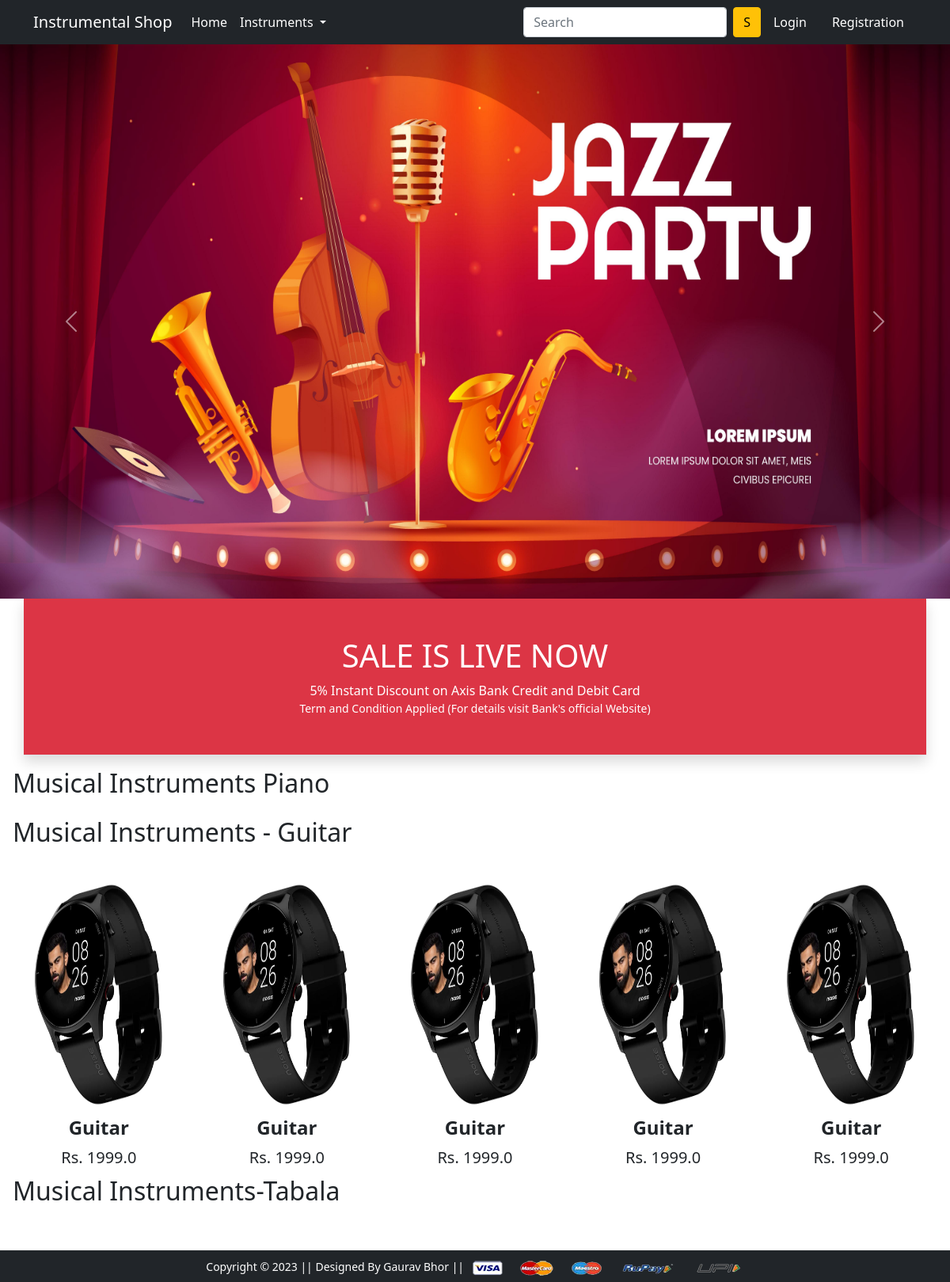
The page / on the database its author committed.
### app/models.py (models this page shows, shortened)
class Product(models.Model):
 title = models.CharField(max_length=100)
 selling_price = models.FloatField()
 discounted_price = models.FloatField()
 description = models.TextField()
 brand = models.CharField(max_length=100)
 category = models.CharField( choices=CATEGORY_CHOICES, max_length=2)
 product_image = models.ImageField(upload_to='productimg')

### app/views.py (the view)
# urls.py: path('', views.ProductView.as_view(), name="home"),
class ProductView(View):
    def get(self, request):
        totalitem = 0
        topwears = Product.objects.filter(category='TW')
        bottomwears = Product.objects.filter(category='BW')
        mobiles = Product.objects.filter(category='M')
        product1 = Product.objects.filter(category='L')
        if request.user.is_authenticated:
            totalitem = len(Cart.objects.filter(user=request.user))
        return render(request, 'app/home.html',
                      {'topwears': topwears, 'bottomwears': bottomwears, 'mobiles': mobiles, 'product1' :product1,'totalitem': totalitem})

### app/templates/app/home.html (shortened to what this page needs)
{% extends 'app/base.html' %}
{% load static %}
{% block banner_slider %}
 <div id="carouselExampleControls" class="carousel slide" data-bs-ride="carousel">
  <div class="carousel-inner">
    <div class="carousel-item active">
      <img src="{% static 'app/images/banner/banner11.jpg' %}" class="d-block w-100" height="700" alt="...">
    </div>
  </div>
  <a class="carousel-control-prev" href="#carouselExampleControls" role="button" data-bs-slide="prev">
    <span class="carousel-control-prev-icon" aria-hidden="true"></span>
  </a>
  <a class="carousel-control-next" href="#carouselExampleControls" role="button" data-bs-slide="next">
    <span class="carousel-control-next-icon" aria-hidden="true"></span>
  </a>
</div>
{% endblock banner_slider %}
{% block livesale %}
<div class="container">
  <div class="row bg-danger text-center p-5 text-white border-bottom shadow">
    <h1>SALE IS LIVE NOW</h1>
    <span>5% Instant Discount on Axis Bank Credit and Debit Card</span>
    <small class="fw-lighter">Term and Condition Applied (For details visit Bank's official Website)</small>
  </div>
</div>
{% endblock livesale %}
{% block main-content %}
<div class="m-3">
 <h2>Musical Instruments Piano</h2>
</div>
<div class="mx-3">
 <h2>Musical Instruments - Guitar</h2>
 <div class="owl-carousel" id="slider2">
  {% for tp in topwears %}
    <a href="{% url 'product-detail' tp.id %}" class="btn"><div class="item"><img src="{{tp.product_image.url}}" alt="" height="300"><span class="fw-bold">{{tp.title}}</span><br><span class="fs-5">Rs. {{tp.discounted_price}}</span></div></a>
  {% endfor %}
 </div>
</div>
<div class="mx-3">
 <h2>Musical Instruments-Tabala</h2>
</div>
{% endblock main-content %}

### app/static/app/css/style.css (style rules this page uses)
.owl-carousel .item { font-size: 24px; text-align: center; margin-top: 20px;; }

### rows shown on the page
Product: product_image (picture), title "Guitar", discounted_price "1999.0"
